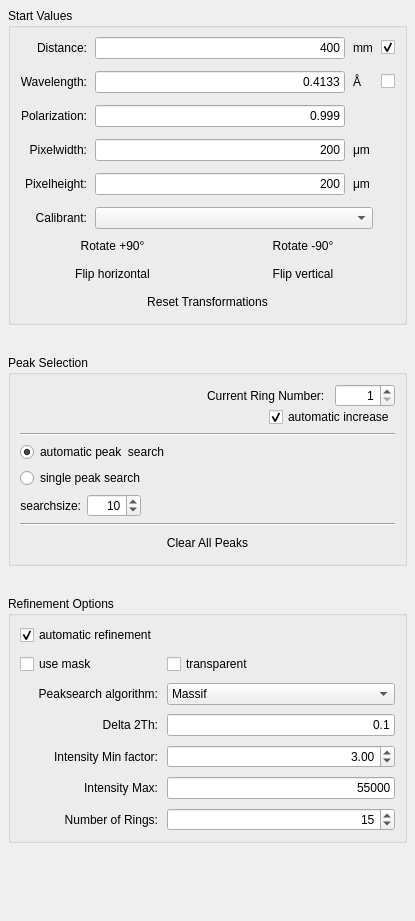
         <widget class="QWidget" name="start_values">
          <property name="enabled">
           <bool>true</bool>
          </property>
          <property name="geometry">
           <rect>
            <x>0</x>
            <y>-445</y>
            <width>415</width>
            <height>921</height>
           </rect>
          </property>
          <attribute name="label">
           <string>Calibration Parameters</string>
          </attribute>
          <layout class="QVBoxLayout" name="verticalLayout_5">
           <property name="spacing">
            <number>30</number>
           </property>
           <property name="margin">
            <number>8</number>
           </property>
           <item>
            <widget class="QGroupBox" name="groupBox_2">
             <property name="title">
              <string>Start Values</string>
             </property>
             <layout class="QVBoxLayout" name="verticalLayout">
              <item>
               <layout class="QGridLayout" name="gridLayout">
                <property name="horizontalSpacing">
                 <number>8</number>
                </property>
                <property name="verticalSpacing">
                 <number>12</number>
                </property>
                <item row="3" column="2">
                 <widget class="QLabel" name="label_8">
                  <property name="text">
                   <string>μm</string>
                  </property>
                 </widget>
                </item>
                <item row="3" column="0">
                 <widget class="QLabel" name="label_3">
                  <property name="text">
                   <string>Pixelwidth:</string>
                  </property>
                  <property name="alignment">
                   <set>Qt::AlignRight|Qt::AlignTrailing|Qt::AlignVCenter</set>
                  </property>
                 </widget>
                </item>
                <item row="6" column="1" colspan="2">
                 <widget class="QComboBox" name="calibrant_cb">
                  <property name="focusPolicy">
                   <enum>Qt::NoFocus</enum>
                  </property>
                  <property name="editable">
                   <bool>false</bool>
                  </property>
                  <property name="frame">
                   <bool>true</bool>
                  </property>
                 </widget>
                </item>
                <item row="4" column="0">
                 <widget class="QLabel" name="label_4">
                  <property name="text">
                   <string>Pixelheight:</string>
                  </property>
                  <property name="alignment">
                   <set>Qt::AlignRight|Qt::AlignTrailing|Qt::AlignVCenter</set>
                  </property>
                 </widget>
                </item>
                <item row="4" column="1">
                 <widget class="QLineEdit" name="sv_pixel_height_txt">
                  <property name="text">
                   <string>200</string>
                  </property>
                  <property name="alignment">
                   <set>Qt::AlignRight|Qt::AlignTrailing|Qt::AlignVCenter</set>
                  </property>
                 </widget>
                </item>
                <item row="4" column="2">
                 <widget class="QLabel" name="label_9">
                  <property name="text">
                   <string>μm</string>
                  </property>
                 </widget>
                </item>
                <item row="6" column="0">
                 <widget class="QLabel" name="label_5">
                  <property name="text">
                   <string>Calibrant:</string>
                  </property>
                  <property name="alignment">
                   <set>Qt::AlignRight|Qt::AlignTrailing|Qt::AlignVCenter</set>
                  </property>
                 </widget>
                </item>
                <item row="3" column="1">
                 <widget class="QLineEdit" name="sv_pixel_width_txt">
                  <property name="text">
                   <string>200</string>
                  </property>
                  <property name="alignment">
                   <set>Qt::AlignRight|Qt::AlignTrailing|Qt::AlignVCenter</set>
                  </property>
                 </widget>
                </item>
                <item row="0" column="0">
                 <widget class="QLabel" name="label">
                  <property name="text">
                   <string>Distance:</string>
                  </property>
                  <property name="alignment">
                   <set>Qt::AlignRight|Qt::AlignTrailing|Qt::AlignVCenter</set>
                  </property>
                 </widget>
                </item>
                <item row="0" column="1">
                 <widget class="QLineEdit" name="sv_distance_txt">
                  <property name="text">
                   <string>400</string>
                  </property>
                  <property name="alignment">
                   <set>Qt::AlignRight|Qt::AlignTrailing|Qt::AlignVCenter</set>
                  </property>
                 </widget>
                </item>
                <item row="0" column="2">
                 <widget class="QLabel" name="label_6">
                  <property name="text">
                   <string>mm</string>
                  </property>
                 </widget>
                </item>
                <item row="1" column="0">
                 <widget class="QLabel" name="label_2">
                  <property name="text">
                   <string>Wavelength:</string>
                  </property>
                  <property name="alignment">
                   <set>Qt::AlignRight|Qt::AlignTrailing|Qt::AlignVCenter</set>
                  </property>
                 </widget>
                </item>
                <item row="1" column="1">
                 <widget class="QLineEdit" name="sv_wavelength_txt">
                  <property name="text">
                   <string>0.4133</string>
                  </property>
                  <property name="alignment">
                   <set>Qt::AlignRight|Qt::AlignTrailing|Qt::AlignVCenter</set>
                  </property>
                 </widget>
                </item>
                <item row="1" column="2">
                 <widget class="QLabel" name="label_7">
                  <property name="text">
                   <string>Å</string>
                  </property>
                 </widget>
                </item>
                <item row="2" column="1">
                 <widget class="QLineEdit" name="sv_polarization_txt">
                  <property name="text">
                   <string>0.999</string>
                  </property>
                  <property name="alignment">
                   <set>Qt::AlignRight|Qt::AlignTrailing|Qt::AlignVCenter</set>
                  </property>
                 </widget>
                </item>
                <item row="2" column="0">
                 <widget class="QLabel" name="label_14">
                  <property name="text">
                   <string>Polarization:</string>
                  </property>
                  <property name="alignment">
                   <set>Qt::AlignRight|Qt::AlignTrailing|Qt::AlignVCenter</set>
                  </property>
                 </widget>
                </item>
                <item row="0" column="3">
                 <widget class="QCheckBox" name="sv_distance_cb">
                  <property name="text">
                   <string/>
                  </property>
                  <property name="checked">
                   <bool>true</bool>
                  </property>
                 </widget>
                </item>
                <item row="1" column="3">
                 <widget class="QCheckBox" name="sv_wavelength_cb">
                  <property name="text">
                   <string/>
                  </property>
                 </widget>
                </item>
               </layout>
              </item>
              <item>
               <layout class="QGridLayout" name="gridLayout_4">
                <item row="0" column="0">
                 <widget class="QPushButton" name="rotate_p90_btn">
                  <property name="text">
                   <string>Rotate +90°</string>
                  </property>
                  <property name="flat">
                   <bool>true</bool>
                  </property>
                 </widget>
                </item>
                <item row="0" column="1">
                 <widget class="QPushButton" name="rotate_m90_btn">
                  <property name="text">
                   <string>Rotate -90°</string>
                  </property>
                  <property name="flat">
                   <bool>true</bool>
                  </property>
                 </widget>
                </item>
                <item row="1" column="0">
                 <widget class="QPushButton" name="invert_horizontal_btn">
                  <property name="text">
                   <string>Flip horizontal</string>
                  </property>
                  <property name="flat">
                   <bool>true</bool>
                  </property>
                 </widget>
                </item>
                <item row="1" column="1">
                 <widget class="QPushButton" name="invert_vertical_btn">
                  <property name="text">
                   <string>Flip vertical</string>
                  </property>
                  <property name="flat">
                   <bool>true</bool>
                  </property>
                 </widget>
                </item>
                <item row="2" column="0" colspan="2">
                 <widget class="QPushButton" name="reset_transformations_btn">
                  <property name="text">
                   <string>Reset Transformations</string>
                  </property>
                  <property name="flat">
                   <bool>true</bool>
                  </property>
                 </widget>
                </item>
               </layout>
              </item>
             </layout>
            </widget>
           </item>
           <item>
            <widget class="QGroupBox" name="groupBox_3">
             <property name="title">
              <string>Peak Selection</string>
             </property>
             <layout class="QVBoxLayout" name="verticalLayout_4">
              <item>
               <layout class="QGridLayout" name="gridLayout_2">
                <property name="verticalSpacing">
                 <number>0</number>
                </property>
                <item row="1" column="0" colspan="2">
                 <spacer name="horizontalSpacer_3">
                  <property name="orientation">
                   <enum>Qt::Horizontal</enum>
                  </property>
                  <property name="sizeHint" stdset="0">
                   <size>
                    <width>78</width>
                    <height>20</height>
                   </size>
                  </property>
                 </spacer>
                </item>
                <item row="0" column="0">
                 <spacer name="horizontalSpacer_2">
                  <property name="orientation">
                   <enum>Qt::Horizontal</enum>
                  </property>
                  <property name="sizeHint" stdset="0">
                   <size>
                    <width>40</width>
                    <height>20</height>
                   </size>
                  </property>
                 </spacer>
                </item>
                <item row="0" column="1" colspan="2">
                 <widget class="QLabel" name="label_10">
                  <property name="text">
                   <string>Current Ring Number:</string>
                  </property>
                 </widget>
                </item>
                <item row="0" column="3">
                 <widget class="QSpinBox" name="peak_num_sb">
                  <property name="focusPolicy">
                   <enum>Qt::TabFocus</enum>
                  </property>
                  <property name="contextMenuPolicy">
                   <enum>Qt::NoContextMenu</enum>
                  </property>
                  <property name="wrapping">
                   <bool>false</bool>
                  </property>
                  <property name="alignment">
                   <set>Qt::AlignRight|Qt::AlignTrailing|Qt::AlignVCenter</set>
                  </property>
                  <property name="buttonSymbols">
                   <enum>QAbstractSpinBox::UpDownArrows</enum>
                  </property>
                  <property name="minimum">
                   <number>1</number>
                  </property>
                 </widget>
                </item>
                <item row="1" column="2" colspan="2">
                 <widget class="QCheckBox" name="automatic_peak_num_inc_cb">
                  <property name="text">
                   <string>automatic increase</string>
                  </property>
                  <property name="checked">
                   <bool>true</bool>
                  </property>
                 </widget>
                </item>
               </layout>
              </item>
              <item>
               <widget class="Line" name="line">
                <property name="orientation">
                 <enum>Qt::Horizontal</enum>
                </property>
               </widget>
              </item>
              <item>
               <widget class="QRadioButton" name="automatic_peak_search_rb">
                <property name="text">
                 <string>automatic peak  search</string>
                </property>
                <property name="checked">
                 <bool>true</bool>
                </property>
               </widget>
              </item>
              <item>
               <widget class="QRadioButton" name="select_peak_rb">
                <property name="text">
                 <string>single peak search</string>
                </property>
               </widget>
              </item>
              <item>
               <layout class="QHBoxLayout" name="horizontalLayout_9">
                <item>
                 <widget class="QLabel" name="label_13">
                  <property name="text">
                   <string>searchsize:</string>
                  </property>
                  <property name="alignment">
                   <set>Qt::AlignRight|Qt::AlignTrailing|Qt::AlignVCenter</set>
                  </property>
                 </widget>
                </item>
                <item>
                 <widget class="QSpinBox" name="search_size_sb">
                  <property name="focusPolicy">
                   <enum>Qt::TabFocus</enum>
                  </property>
                  <property name="contextMenuPolicy">
                   <enum>Qt::NoContextMenu</enum>
                  </property>
                  <property name="alignment">
                   <set>Qt::AlignRight|Qt::AlignTrailing|Qt::AlignVCenter</set>
                  </property>
                  <property name="maximum">
                   <number>9000</number>
                  </property>
                  <property name="value">
                   <number>10</number>
                  </property>
                 </widget>
                </item>
                <item>
                 <spacer name="horizontalSpacer_4">
                  <property name="orientation">
                   <enum>Qt::Horizontal</enum>
                  </property>
                  <property name="sizeHint" stdset="0">
                   <size>
                    <width>40</width>
                    <height>20</height>
                   </size>
                  </property>
                 </spacer>
                </item>
               </layout>
              </item>
              <item>
               <widget class="Line" name="line_2">
                <property name="orientation">
                 <enum>Qt::Horizontal</enum>
                </property>
               </widget>
              </item>
              <item>
               <widget class="QPushButton" name="clear_peaks_btn">
                <property name="text">
                 <string>Clear All Peaks</string>
                </property>
                <property name="flat">
                 <bool>true</bool>
                </property>
               </widget>
              </item>
             </layout>
            </widget>
           </item>
           <item>
            <widget class="QGroupBox" name="groupBox">
             <property name="title">
              <string>Refinement Options</string>
             </property>
             <layout class="QGridLayout" name="gridLayout_5">
              <property name="spacing">
               <number>9</number>
              </property>
              <item row="0" column="0">
               <widget class="QCheckBox" name="options_automatic_refinement_cb">
                <property name="text">
                 <string>automatic refinement</string>
                </property>
                <property name="checked">
                 <bool>true</bool>
                </property>
               </widget>
              </item>
              <item row="3" column="0">
               <widget class="QLabel" name="label_18">
                <property name="text">
                 <string>Delta 2Th:</string>
                </property>
                <property name="alignment">
                 <set>Qt::AlignRight|Qt::AlignTrailing|Qt::AlignVCenter</set>
                </property>
               </widget>
              </item>
              <item row="2" column="1">
               <widget class="QComboBox" name="options_peaksearch_algorithm_cb">
                <property name="focusPolicy">
                 <enum>Qt::NoFocus</enum>
                </property>
                <item>
                 <property name="text">
                  <string>Massif</string>
                 </property>
                </item>
                <item>
                 <property name="text">
                  <string>Blob</string>
                 </property>
                </item>
               </widget>
              </item>
              <item row="4" column="0">
               <widget class="QLabel" name="label_25">
                <property name="text">
                 <string>Intensity Min factor:</string>
                </property>
                <property name="alignment">
                 <set>Qt::AlignRight|Qt::AlignTrailing|Qt::AlignVCenter</set>
                </property>
               </widget>
              </item>
              <item row="4" column="1">
               <widget class="QDoubleSpinBox" name="options_intensity_mean_factor_sb">
                <property name="alignment">
                 <set>Qt::AlignRight|Qt::AlignTrailing|Qt::AlignVCenter</set>
                </property>
                <property name="singleStep">
                 <double>0.100000000000000</double>
                </property>
                <property name="value">
                 <double>3.000000000000000</double>
                </property>
               </widget>
              </item>
              <item row="5" column="1">
               <widget class="QLineEdit" name="options_intensity_limit_txt">
                <property name="text">
                 <string>55000</string>
                </property>
                <property name="alignment">
                 <set>Qt::AlignRight|Qt::AlignTrailing|Qt::AlignVCenter</set>
                </property>
               </widget>
              </item>
              <item row="6" column="1">
               <widget class="QSpinBox" name="options_num_rings_sb">
                <property name="alignment">
                 <set>Qt::AlignRight|Qt::AlignTrailing|Qt::AlignVCenter</set>
                </property>
                <property name="value">
                 <number>15</number>
                </property>
               </widget>
              </item>
              <item row="6" column="0">
               <widget class="QLabel" name="label_24">
                <property name="text">
                 <string>Number of Rings:</string>
                </property>
                <property name="alignment">
                 <set>Qt::AlignRight|Qt::AlignTrailing|Qt::AlignVCenter</set>
                </property>
               </widget>
              </item>
              <item row="2" column="0">
               <widget class="QLabel" name="label_17">
                <property name="text">
                 <string>Peaksearch algorithm:</string>
                </property>
                <property name="alignment">
                 <set>Qt::AlignRight|Qt::AlignTrailing|Qt::AlignVCenter</set>
                </property>
               </widget>
              </item>
              <item row="3" column="1">
               <widget class="QLineEdit" name="options_delta_tth_txt">
                <property name="text">
                 <string>0.1</string>
                </property>
                <property name="alignment">
                 <set>Qt::AlignRight|Qt::AlignTrailing|Qt::AlignVCenter</set>
                </property>
               </widget>
              </item>
              <item row="5" column="0">
               <widget class="QLabel" name="label_23">
                <property name="text">
                 <string>Intensity Max:</string>
                </property>
                <property name="alignment">
                 <set>Qt::AlignRight|Qt::AlignTrailing|Qt::AlignVCenter</set>
                </property>
               </widget>
              </item>
              <item row="1" column="0">
               <widget class="QCheckBox" name="use_mask_cb">
                <property name="text">
                 <string>use mask</string>
                </property>
               </widget>
              </item>
              <item row="1" column="1">
               <widget class="QCheckBox" name="mask_transparent_cb">
                <property name="text">
                 <string>transparent</string>
                </property>
               </widget>
              </item>
             </layout>
            </widget>
           </item>
           <item>
            <spacer name="verticalSpacer">
             <property name="orientation">
              <enum>Qt::Vertical</enum>
             </property>
             <property name="sizeHint" stdset="0">
              <size>
               <width>20</width>
               <height>1</height>
              </size>
             </property>
            </spacer>
           </item>
          </layout>
         </widget>
